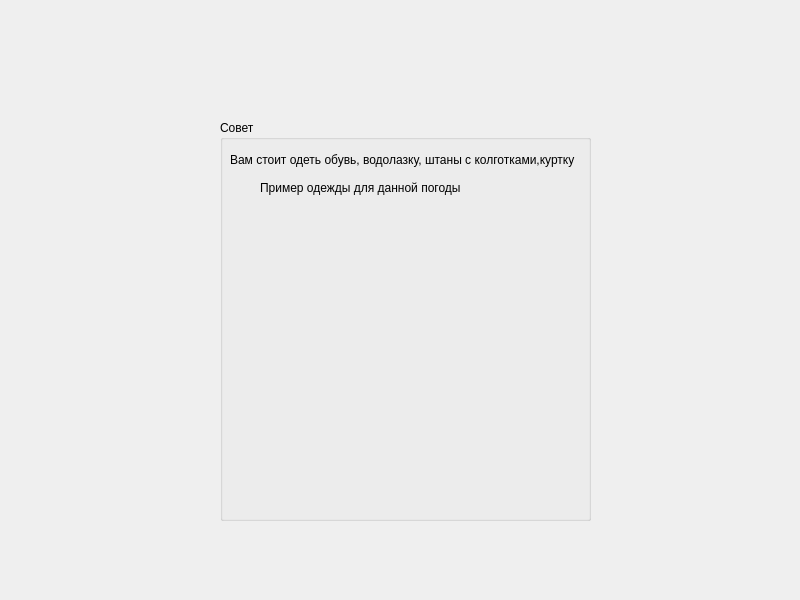
<?xml version="1.0" encoding="UTF-8"?>
<ui version="4.0">
 <class>weather13</class>
 <widget class="QDialog" name="weather13">
  <property name="geometry">
   <rect>
    <x>0</x>
    <y>0</y>
    <width>800</width>
    <height>600</height>
   </rect>
  </property>
  <property name="windowTitle">
   <string>Dialog</string>
  </property>
  <widget class="QLabel" name="label_2">
   <property name="geometry">
    <rect>
     <x>0</x>
     <y>0</y>
     <width>800</width>
     <height>600</height>
    </rect>
   </property>
   <property name="text">
    <string/>
   </property>
   <property name="pixmap">
    <pixmap>../1645833842_6-vsegda-pomnim-com-p-letnie-oblaka-foto-8.jpg</pixmap>
   </property>
  </widget>
  <widget class="QGroupBox" name="groupBox">
   <property name="geometry">
    <rect>
     <x>220</x>
     <y>120</y>
     <width>371</width>
     <height>401</height>
    </rect>
   </property>
   <property name="title">
    <string>Совет</string>
   </property>
   <widget class="QLabel" name="label_4">
    <property name="geometry">
     <rect>
      <x>10</x>
      <y>20</y>
      <width>351</width>
      <height>40</height>
     </rect>
    </property>
    <property name="text">
     <string>Вам стоит одеть обувь, водолазку, штаны с колготками,куртку</string>
    </property>
   </widget>
   <widget class="QLabel" name="label_5">
    <property name="geometry">
     <rect>
      <x>20</x>
      <y>80</y>
      <width>301</width>
      <height>311</height>
     </rect>
    </property>
    <property name="text">
     <string/>
    </property>
    <property name="pixmap">
     <pixmap>../cef88ecae7216891ac4ab50eb4e9eeef.jpg</pixmap>
    </property>
   </widget>
   <widget class="QLabel" name="label_6">
    <property name="geometry">
     <rect>
      <x>40</x>
      <y>60</y>
      <width>201</width>
      <height>16</height>
     </rect>
    </property>
    <property name="text">
     <string>Пример одежды для данной погоды:</string>
    </property>
   </widget>
   <widget class="QLabel" name="label_3">
    <property name="geometry">
     <rect>
      <x>0</x>
      <y>20</y>
      <width>371</width>
      <height>381</height>
     </rect>
    </property>
    <property name="text">
     <string/>
    </property>
    <property name="pixmap">
     <pixmap>../white.jpg</pixmap>
    </property>
   </widget>
   <zorder>label_3</zorder>
   <zorder>label_4</zorder>
   <zorder>label_6</zorder>
   <zorder>label_5</zorder>
  </widget>
 </widget>
 <resources/>
 <connections/>
</ui>
